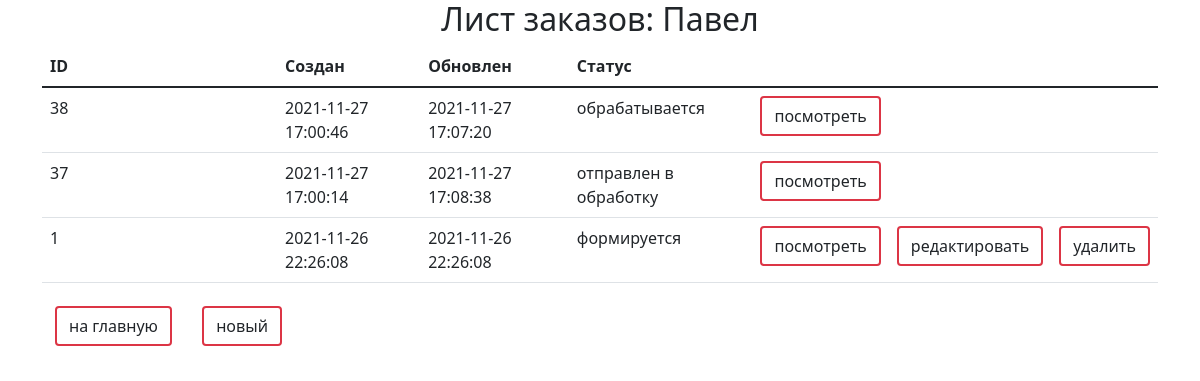
/order/order/ (signed in), run on an earlier commit of the app's database.
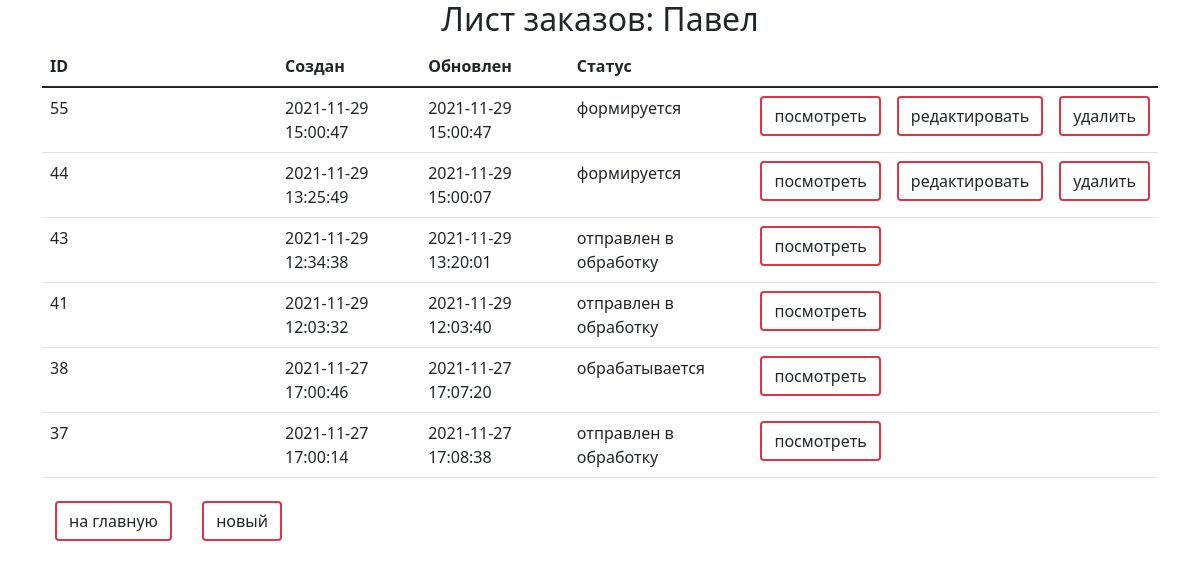
And on a later commit of the database.
### ordersapp/models.py (models this page shows, shortened)
class Order(models.Model):
    STATUS_FORMING = 'FM'
    STATUS_SENT_TO_PROCEED = 'STP'
    STATUS_PROCEEDED = 'PRD'
    STATUS_PAID = 'PD'
    STATUS_DONE = 'DN'
    STATUS_CANCELED = 'CN'
    STATUSES = (
        (STATUS_FORMING, 'формируется'),
        (STATUS_SENT_TO_PROCEED, 'отправлен в обработку'),
        (STATUS_PROCEEDED, 'обрабатывается'),
        (STATUS_PAID, 'оплачен'),
        (STATUS_DONE, 'готов к выдаче'),
        (STATUS_CANCELED, 'отменен'),
    )
    user = models.ForeignKey(settings.AUTH_USER_MODEL, on_delete=models.CASCADE)
    created = models.DateTimeField(verbose_name='создан', auto_now_add=True)
    updated = models.DateTimeField(verbose_name='обновлен', auto_now=True)
    status = models.CharField(verbose_name='статус', max_length=3, choices=STATUSES, default=STATUS_FORMING)
    is_active = models.BooleanField(verbose_name='активен', default=True)
    class Meta:
        ordering = ('-created',)
        verbose_name = 'заказ'
        verbose_name_plural = 'заказы'

### ordersapp/views.py (the view)
# urls.py: path('order/', ordersapp.OrderItemsListView.as_view(), name='order_list'),
class OrderItemsListView(ListView):
    model = Order
    def get_queryset(self):
        return super(OrderItemsListView, self).get_queryset().filter(user=self.request.user)

### mainapp/context_processors.py (called while the page is built)
def basket(request):
    basket_items = []
    if request.user.is_authenticated:
        basket_items = Basket.objects.filter(user=request.user)
    return {
        'basket': basket_items
    }

### ordersapp/templates/ordersapp/order_list.html (shortened to what this page needs)
{% extends 'ordersapp/order_base_template.html' %}
{% load static %}
{% block content %}
    <div class="order_container container mb-5">
        <div class="h2 text-center head">
        </div>
        <table class="table orders_list">
            <thead>
            <tr>
                <th>ID</th>
                <th>Создан</th>
                <th>Обновлен</th>
                <th>Статус</th>
            </tr>
            </thead>
            <tbody>
            {% for item in object_list %}
                {% if item.is_active %}
                    <tr>
                        <td class="td1 orders_list">{{ item.pk }}</td>
                        <td>{{ item.created|date:"Y-m-d H:i:s" }}</td>
                        <td>{{ item.updated|date:"Y-m-d H:i:s" }}</td>
                        <td>{{ item.get_status_display }}</td>
                        <td>
                            <a href="{% url 'ordersapp:order_read' item.pk %}" class="btn border-danger border-2">
                                посмотреть
                            </a>
                        </td>
                        <td>
                            {% if item.status == 'FM' %}
                                <a href="{% url 'order:order_update' item.pk %}" class="btn border-danger border-2">
                                    редактировать
                                </a>
                            {% endif %}
                        </td>
                        <td>
                            {% if item.status == 'FM' %}
                                <a href="{% url 'ordersapp:order_delete' item.pk %}" class="btn border-danger border-2">
                                    удалить
                                </a>
                            {% endif %}
                        </td>
                    </tr>
                {% endif %}
            {% endfor %}
            </tbody>
        </table>
        <button class="btn btn-default btn-round">
            <a href="{% url 'main' %}" class="btn border-danger border-2">
                на главную
            </a>
        </button>
        <button class="btn btn-default btn-round">
            <a href="{% url 'ordersapp:order_create' %}" class="btn border-danger border-2">
                новый
            </a>
        </button>
    </div>
{% endblock %}

What changed in the data, as far as the page shows it:
removed Order: pk "1", created "2021-11-26 22:26:08", updated "2021-11-26 22:26:08", status "формируется", shows "редактировать", shows "удалить"
added Order: pk "55", created "2021-11-29 15:00:47", updated "2021-11-29 15:00:47", status "формируется", shows "редактировать", shows "удалить"
added Order: pk "44", created "2021-11-29 13:25:49", updated "2021-11-29 15:00:07", status "формируется", shows "редактировать", shows "удалить"
added Order: pk "43", created "2021-11-29 12:34:38", updated "2021-11-29 13:20:01", status "отправлен в обработку"
added Order: pk "41", created "2021-11-29 12:03:32", updated "2021-11-29 12:03:40", status "отправлен в обработку"
